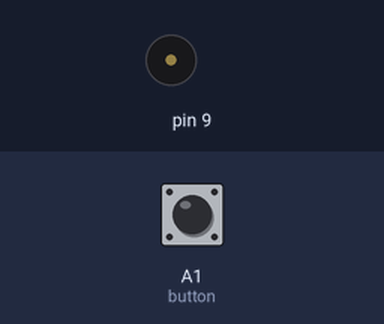
The sketch below on a simulated Arduino Uno, built with avr-gcc and run on an emulated ATmega328P. Shown: buzzer (waves = sounding). Inputs (shaded band) come from the test bench; at power-on: A1 (button) LOW.

Above: at 1.2 s.
1.3 s: A1 (button) pulled HIGH for 0.15 s
At 1.6 s:
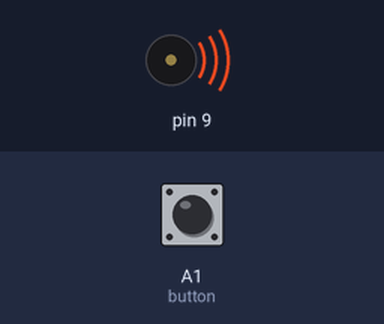
Timing chart, 0 to 10.4 s (numbered marks = the images above; inputs shaded):
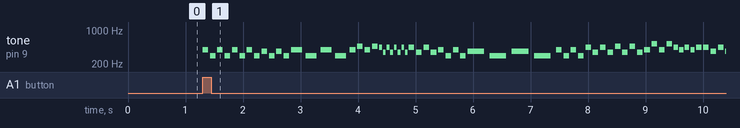

Measured:
- after the input at 1.3 s, tone on pin 9: plays 392 Hz for 0.10 s, 294 Hz for 0.10 s, 392 Hz for 0.10 s, 294 Hz for 0.10 s, 392 Hz for 0.10 s, 294 Hz for 0.10 s … (65 notes in this stretch), starting at once

The sketch:

LBToneButtonSong.ino
```cpp
// ---------------------------------------------------------------------------
// Connect your piezo buzzer (without internal oscillator) or speaker to these pins:
//   Pins  9 & 10 - ATmega328, ATmega128, ATmega640, ATmega8, Uno, Leonardo, etc.
//   Pins 11 & 12 - ATmega2560/2561, ATmega1280/1281, Mega
//   Pins 12 & 13 - ATmega1284P, ATmega644
//   Pins 14 & 15 - Teensy 2.0
//   Pins 25 & 26 - Teensy++ 2.0
// Be sure to include an inline 100 ohm resistor on one pin as you normally do when connecting a piezo or speaker.
// ---------------------------------------------------------------------------

#include <toneAC.h>

int melody[] = {
392, 294, 392, 294, 392, 294, 392, 294, 370, 294, 370, 294, 392, 294, 392, 294, 392, 466, 392, 466, 440, 349, 440, 349, 440, 349, 440, 349, 440, 349, 440, 349, 392, 294, 392, 294, 370, 294, 370, 294, 392, 294, 392, 294, 440, 349, 440, 349, 466, 349, 466, 349, 392, 523, 392, 523, 440, 392, 440, 392, 440, 440, 370, 440, 370, 392, 494, 392, 494, 392, 294, 392, 294, 392, 294, 392, 294, 370, 294, 370, 294, 392, 294, 392, 294, 392, 466, 392, 466, 440, 349, 440, 349, 392, 294, 392, 294, 370, 294, 370, 294, 392, 294, 392, 294, 440, 349, 440, 349, 466, 349, 466, 349, 392, 523, 392, 523, 440, 392, 440, 392, 440, 440, 370, 440, 370, 392, 587, 349, 587, 349, 440, 523, 440, 523, 392, 466, 392, 466, 440, 349, 440, 349, 466, 294, 466, 294, 440, 349, 440, 349, 262, 392, 262, 392, 370, 294, 370, 294, 392, 294, 392, 294, 370, 294, 370, 294, 392, 294, 392, 294, 392, 523, 392, 523, 440, 392, 440, 392, 440, 440, 370, 440, 370, 392, 494, 392, 494, 392, 294, 392, 294, 392, 294, 392, 294, 370, 294, 370, 294, 392, 294, 392, 294, 392, 466, 392, 466, 440, 349, 440, 349, 392, 294, 392, 294, 370, 294, 370, 294, 392, 294, 392, 294, 440, 349, 440, 349, 466, 349, 466, 349, 392, 523, 392, 523, 440, 392, 440, 392, 440, 440, 370, 440, 370, 392, 587, 349, 587, 349, 440, 523, 440, 523, 392, 466, 392, 466, 440, 349, 440, 349, 466, 294, 466, 294, 440, 349, 440, 349, 262, 392, 262, 392, 370, 294, 370, 294, 392, 294, 392, 294, 370, 294, 370, 294, 392, 294, 392, 294, 392, 523, 392, 523, 440, 392, 440, 392, 440, 440, 370, 440, 370, 392, 494, 392, 494, 392, 294, 392, 294, 392, 294, 392, 294, 370, 294, 370, 294, 392, 294, 392, 294, 392, 466, 392, 466, 440, 349, 440, 349, 392, 294, 392, 294, 370, 294, 370, 294, 392, 294, 392, 294, 440, 349, 440, 349, 466, 349, 466, 349, 392, 523, 392, 523, 440, 392, 440, 392, 440, 440, 370, 440, 370, 392, 587, 349, 587, 349, 440, 523, 440, 523, 392, 466, 392, 466, 440, 349, 440, 349, 466, 294, 466, 294, 440, 349, 440, 349, 262, 392, 262, 392, 370, 294, 370, 294, 392, 294, 392, 294, 370, 294, 370, 294, 392, 294, 392, 294, 392, 523, 392, 523, 440, 392, 440, 392, 440, 440, 370, 440, 370, 392, 494, 392, 494, 392, 294, 392, 294, 392, 294, 392, 294, 370, 294, 370, 294, 392, 294, 392, 294, 392, 466, 392, 466, 440, 349, 440, 349, 440, 349, 440, 349, 440, 349, 440, 349, 392, 294, 392, 294, 370, 294, 370, 294, 392, 294, 392, 294, 440, 349, 440, 349, 466, 349, 466, 349, 392, 523, 392, 523, 440, 392, 440, 392, 440, 440, 370, 440, 370, 392, 494, 392, 494};
int noteDurations[] = {
96, 96, 96, 96, 96, 96, 96, 96, 96, 96, 96, 96, 192, 192, 192, 192, 96, 96, 96, 96, 48, 48, 48, 48, 48, 48, 48, 48, 96, 96, 96, 96, 96, 96, 96, 96, 288, 288, 288, 288, 96, 96, 96, 96, 96, 96, 96, 96, 96, 96, 96, 96, 96, 96, 96, 96, 72, 72, 72, 72, 96, 96, 96, 96, 96, 264, 264, 264, 264, 120, 120, 120, 120, 96, 96, 96, 96, 96, 96, 96, 96, 192, 192, 192, 192, 96, 96, 96, 96, 192, 192, 192, 192, 96, 96, 96, 96, 264, 264, 264, 264, 120, 120, 120, 120, 96, 96, 96, 96, 96, 96, 96, 96, 96, 96, 96, 96, 72, 72, 72, 72, 96, 96, 96, 96, 96, 672, 120, 120, 120, 120, 192, 192, 192, 192, 96, 96, 96, 96, 192, 192, 192, 192, 96, 96, 96, 96, 192, 192, 192, 192, 96, 96, 96, 96, 264, 264, 264, 264, 120, 120, 120, 120, 96, 96, 96, 96, 96, 96, 96, 96, 96, 96, 96, 96, 72, 72, 72, 72, 96, 96, 96, 96, 96, 264, 264, 264, 264, 120, 120, 120, 120, 96, 96, 96, 96, 96, 96, 96, 96, 192, 192, 192, 192, 96, 96, 96, 96, 192, 192, 192, 192, 96, 96, 96, 96, 264, 264, 264, 264, 120, 120, 120, 120, 96, 96, 96, 96, 96, 96, 96, 96, 96, 96, 96, 96, 72, 72, 72, 72, 96, 96, 96, 96, 96, 672, 120, 120, 120, 120, 192, 192, 192, 192, 96, 96, 96, 96, 192, 192, 192, 192, 96, 96, 96, 96, 192, 192, 192, 192, 96, 96, 96, 96, 264, 264, 264, 264, 120, 120, 120, 120, 96, 96, 96, 96, 96, 96, 96, 96, 96, 96, 96, 96, 72, 72, 72, 72, 96, 96, 96, 96, 96, 264, 264, 264, 264, 120, 120, 120, 120, 96, 96, 96, 96, 96, 96, 96, 96, 192, 192, 192, 192, 96, 96, 96, 96, 192, 192, 192, 192, 96, 96, 96, 96, 264, 264, 264, 264, 120, 120, 120, 120, 96, 96, 96, 96, 96, 96, 96, 96, 96, 96, 96, 96, 72, 72, 72, 72, 96, 96, 96, 96, 96, 672, 120, 120, 120, 120, 192, 192, 192, 192, 96, 96, 96, 96, 192, 192, 192, 192, 96, 96, 96, 96, 192, 192, 192, 192, 96, 96, 96, 96, 264, 264, 264, 264, 120, 120, 120, 120, 96, 96, 96, 96, 96, 96, 96, 96, 96, 96, 96, 96, 72, 72, 72, 72, 96, 96, 96, 96, 96, 264, 264, 264, 264, 120, 120, 120, 120, 96, 96, 96, 96, 96, 96, 96, 96, 192, 192, 192, 192, 96, 96, 96, 96, 48, 48, 48, 48, 48, 48, 48, 48, 96, 96, 96, 96, 96, 96, 96, 96, 288, 288, 288, 288, 96, 96, 96, 96, 96, 96, 96, 96, 96, 96, 96, 96, 96, 96, 96, 96, 72, 72, 72, 72, 96, 96, 96, 96, 96, 264, 264, 264, 264};
int count = 495;

void setup() {
  pinMode(A1, INPUT);

}

void loop() {

  if (digitalRead(A1) == HIGH) {       //When the button is pressed

    for (int thisNote = 0; thisNote < count; thisNote++) {     //These two lines cycle through 71 notes.
      int noteDuration = noteDurations[thisNote];
      toneAC(melody[thisNote], 10, noteDuration, true); // Play thisNote at full volume for noteDuration in the background.
      delay(noteDuration * 4 / 3); // Wait while the tone plays in the background, plus another 33% delay between notes.
    }
  }

}
```
